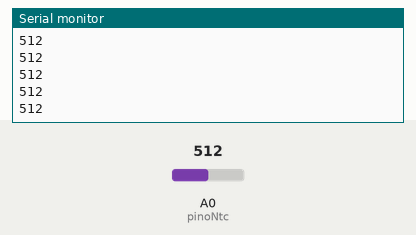
Simulated run of this sketch. Board: Arduino Uno, built with avr-gcc and run on an emulated ATmega328P. Parts: the last lines printed to the serial monitor. The inputs (shaded band) are chosen by the test bench; at power-on: A0 (pinoNtc) = 512.

Above: at 1.2 s.
1.3 s: A0 (pinoNtc) set to 716
At 1.68 s:
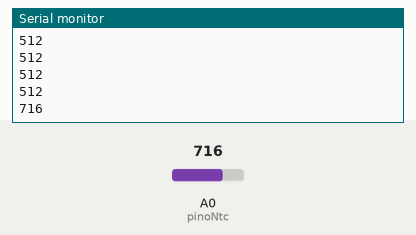
2.8 s: A0 (pinoNtc) set to 900
At 2.93 s:
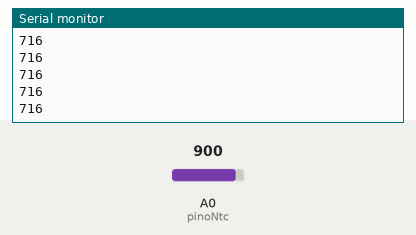
Timing chart, 0 to 5.8 s (numbered marks = the images above; inputs shaded):
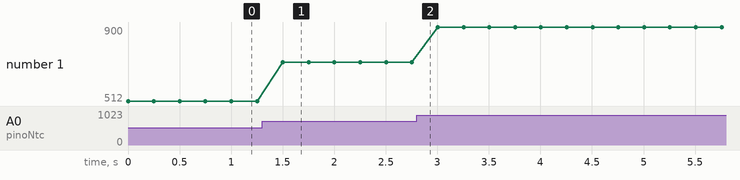

Measured:
- after the input at 1.3 s, the serial monitor: prints a new line after 0.20 s (image 1)
- plotted number 1: 512 → 716 after the input at 1.3 s, 716 → 900 after the input at 2.8 s

The sketch:

projeto_18_ntc.ino
```cpp
int pinoNtc = 0;

int ntc = 0;

void setup()  {
  Serial.begin(9600);
}

void loop() {
  ntc = analogRead(pinoNtc);
  Serial.println(ntc);
  delay(250);
}
```
